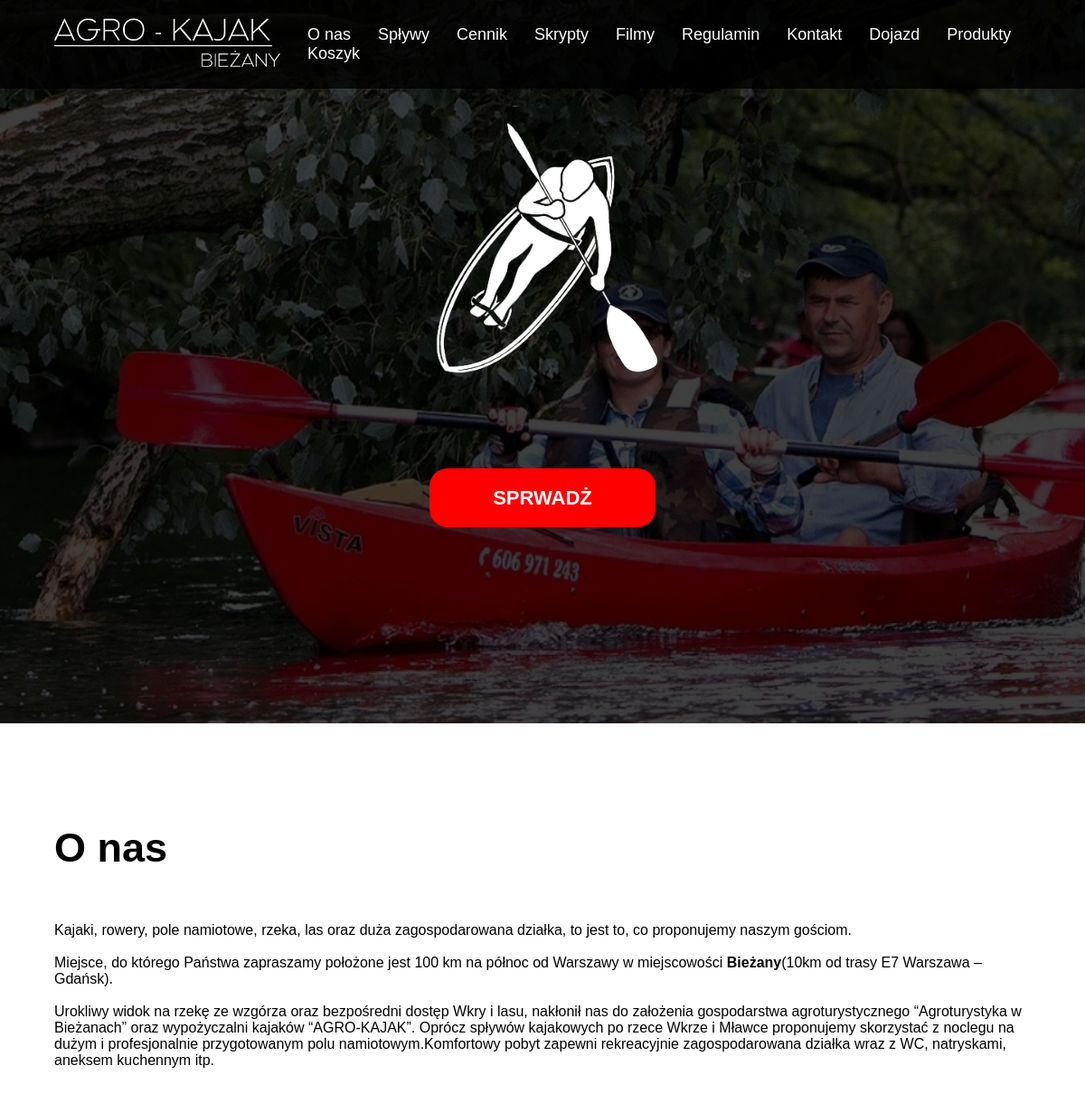
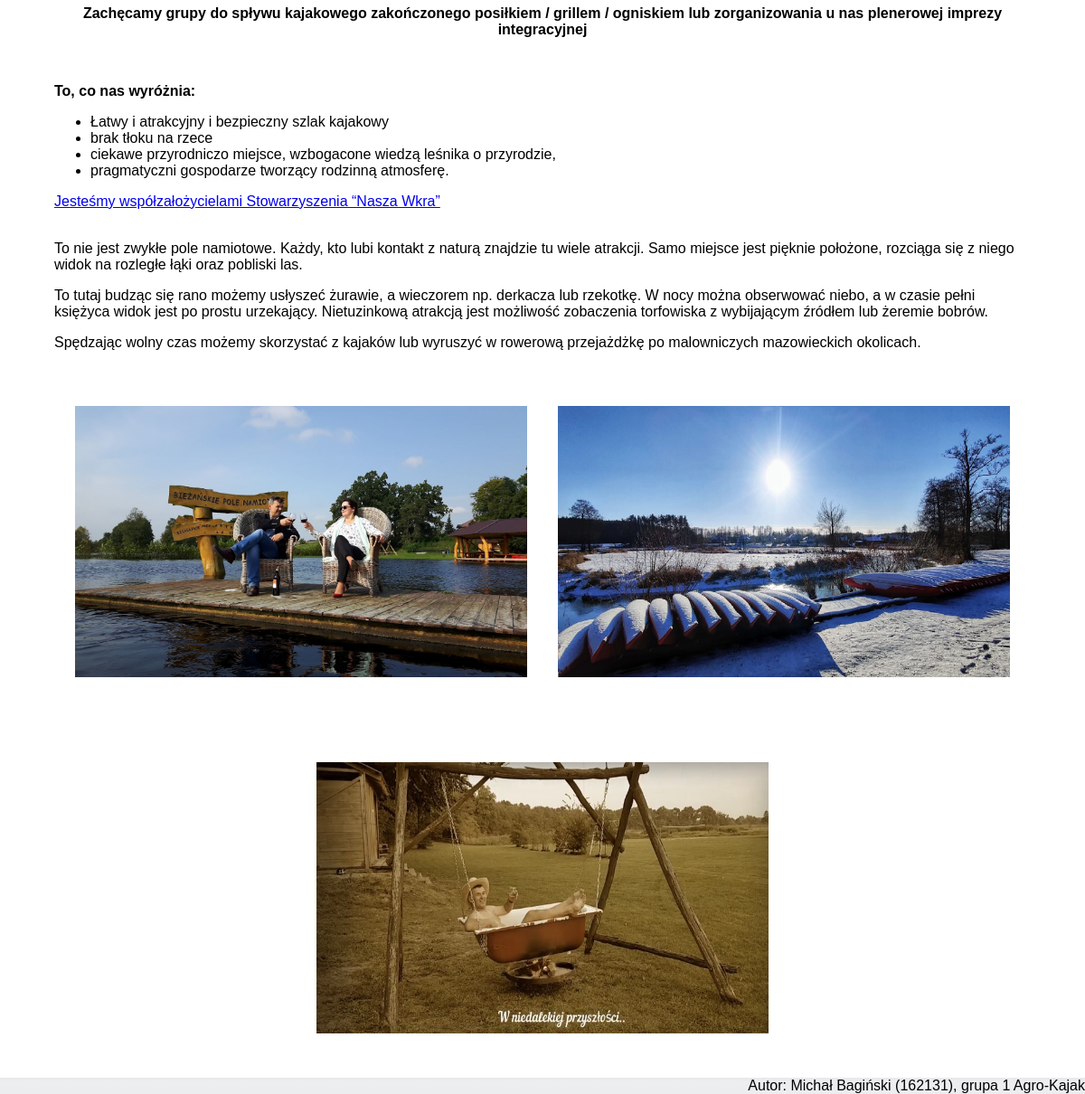
The page / on the database its author committed (2 pictures, top to bottom).
### tables this page shows
CREATE TABLE `page_list` (
  `id` int(11) NOT NULL,
  `page_title` varchar(255) NOT NULL,
  `page_content` text NOT NULL,
  `status` int(11) NOT NULL
);

### show_page.php (called while the page is built)
<?php
require_once('cfg.php');
function show_page($id) {
    global $conn;
    if (!$id)
        $id = "1";
    $id_clear = htmlspecialchars($id);
    $query = "SELECT * FROM page_list WHERE id='$id_clear' LIMIT 1";
    $result = mysqli_query($conn, $query);
    $row = mysqli_fetch_assoc($result);
    if (empty($row['id'])) {
        $web = '<center><h1>Podstrona nie istnieje</h1></center>';
    }
    else {
        $web = $row['page_content'];
    return $web;
}
}
?>

### index.php (the view, shortened to what this page needs)
<!DOCTYPE html>
<html lang="en">
<head>
    <link rel="stylesheet" href="./css/style.css">
    <link rel="stylesheet" href="https://cdnjs.cloudflare.com/ajax/libs/baguettebox.js/1.8.1/baguetteBox.min.css">
</head>
<body>
<div id="cont">
<header id="header">
    <div id="container">
        <a href="./index.php?id=1"><img src="./img/logo.png" id="logo" alt=""></a>
        <nav class="bar">
            <ul>
                <li><a href="./index.php?id=1">O nas</a></li>
                <li><a href="./index.php?id=2">Spływy</a></li>
                <li><a href="./index.php?id=3">Cennik</a></li>
                <li><a href="./index.php?id=4">Skrypty</a></li>
                <li><a href="./index.php?id=5">Filmy</a></li>
                <li><a href="./index.php?id=6">Regulamin</a></li>
                <li><a href="./index.php?id=7">Kontakt</a></li>
                <li><a href="./index.php?id=8">Dojazd</a></li>
                <li><a href="./index.php?id=9">Produkty</a></li>
                <li><a href="./index.php?id=10">Koszyk</a></li>
            </ul>
        </nav>
    </div>
</header>
<?php
  require_once('./show_page.php');
  echo show_page($_GET['id']);
?>
</div>
  <footer>
    <span>
      <?php
      $autor = 'Michał Bagiński';
      $nr_indeksu = '162131';
      $nr_grupy = '1';
      echo 'Autor: ' . $autor . ' (' . $nr_indeksu . '), grupa ' . $nr_grupy;
      ?>
    </span>
    Agro-Kajak
  </footer>
</body>
</html>

### css/style.css (style rules this page uses)
body,html { margin: 0; scroll-behavior: smooth; font-family: Gill Sans, sans-serif; }
#header { position: fixed; width: 100%; top: 0; left: 0; background: rgba(0,0,0,0.8); padding: 20px 0; z-index: 1; }
#logo { width: 250px; }
#container { width: 90%; margin: 0 auto; }
#header #container { display: flex; justify-content: space-between; align-items: center; }
.bar ul { padding: 0; margin: 0; list-style: none; }
.bar ul li { float: left; margin-left: 30px; font-size: 18px; font-family: Gill Sans, sans-serif; }
.bar ul li a { text-decoration: none; color: white; transition: .5s; }
#banner { background-image: linear-gradient(rgba(0,0,0,0.75),rgba(0,0,0,0.75)), url(../img/1.jpg); background-size: cover; height: 100vh; }
#banner a { text-decoration: none; color:white; }
#check { display: flex; justify-content: center; }
#logoo { width: 500px; display: block; margin: auto; padding: auto; }
#check button { height: 65px; width: 250px; padding: 15px; background-color: red; border-radius: 20px; color:white; font-weight: bold; font-size: 22px; border: 0px; outline: none; cursor: pointer; }
.text { width: 90%; margin: 0 auto; padding-top: 75px; }
.text h1 { font-size: 45px; }
.photos { width: 500px; height: 300px; margin: 15px; padding-top: 30px; padding-bottom: 30px; }
#cont { min-height: calc(100vh - 20px); }
footer { background-color: white; text-align: right; background-image: linear-gradient(to top, #ecedee 0%, #eceeef 75%, #e7e8e9 100%); clear: both; }

### rows shown on the page
page_list: page_content (picture), page_content "SPRWADŻ O nas Kajaki, rowery, pole namiotowe, rzeka, las oraz duża zagospodarowana działka, to jest to, co proponujemy naszym gościom. Miejsce, do którego Państwa zapraszamy położone jest 100 km na północ od Warszawy w miejscowości Bieżany (10km od trasy E7 Warszawa – Gdańsk). Urokliwy widok na rzekę ze wzgórza oraz bezpośredni dostęp Wkry i lasu, nakłonił nas do założenia gospodarstwa agroturystycznego “Agroturystyka w Bieżanach” oraz wypożyczalni kajaków “AGRO-KAJAK”. Oprócz spływów kajakowych po rzece Wkrze i Mławce proponujemy skorzystać z noclegu na dużym i profesjonalnie przygotowanym polu namiotowym.Komfortowy pobyt zapewni rekreacyjnie zagospodarowana działka wraz z WC, natryskami,…"

### other values the page prints
$autor "Michał Bagiński"
$nr_indeksu "162131"
$nr_grupy "1"
